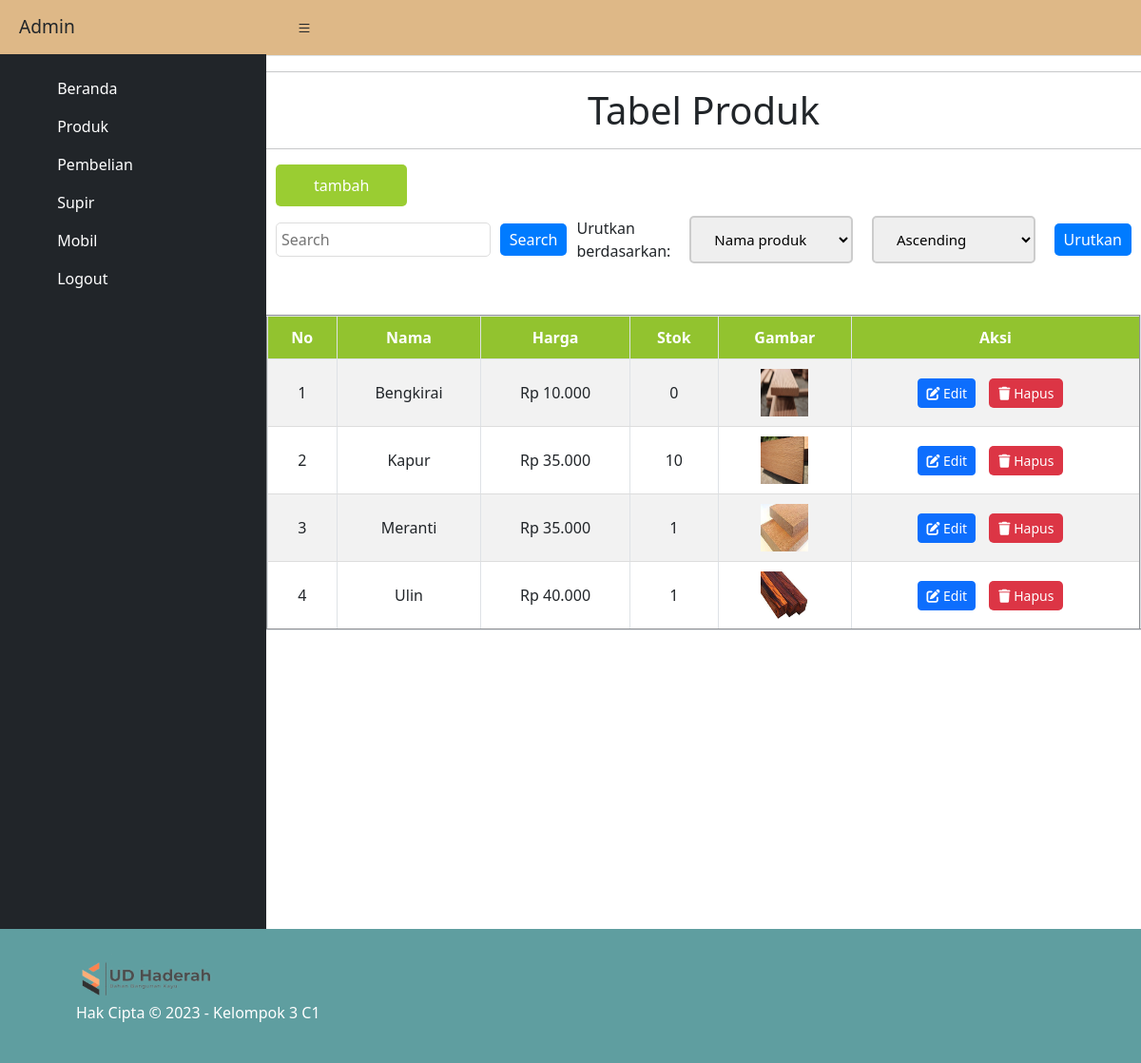
Screenshot of /admin/produk.php (signed in) with the database file from the repository.
### tables this page shows
CREATE TABLE `produk` (
  `id_produk` int(11) NOT NULL,
  `nama_produk` varchar(25) NOT NULL,
  `harga` int(20) NOT NULL,
  `stok` int(11) NOT NULL,
  `gambar` text NOT NULL
);

### admin/produk.php (the view, shortened to what this page needs)
<?php
  $search = isset($_POST['search']) ? $_POST['search'] : '';
  $sortby = isset($_GET['sortby']) ? $_GET['sortby'] : 'id_produk';
  $sorttype = isset($_GET['sorttype']) ? $_GET['sorttype'] : 'asc';
  ?>
<!DOCTYPE html>
<html lang="en">
    <head>
        <link rel="stylesheet" href="https://cdn.jsdelivr.net/npm/bootstrap-icons@1.4.1/font/bootstrap-icons.css">
        <link rel="stylesheet" href="https://cdnjs.cloudflare.com/ajax/libs/font-awesome/6.3.0/css/all.min.css" />
        <link href="https://cdn.jsdelivr.net/npm/bootstrap@5.3.0-alpha3/dist/css/bootstrap.min.css" rel="stylesheet">
        <link href="css/styles.css" rel="stylesheet" />
        <link href="css/popup.css" rel="stylesheet" />
        <link href="style-login.css" rel="stylesheet" />
        <link rel="stylesheet" href="css/produkstyls.css">
    </head>
    <body>
        <div class="d-flex" id="wrapper">
            <div id="sidebar-wrapper">
                <div class="sidebar-heading">Admin</div>
                <div class="d-flex flex-column flex-shrink-0 p-3 text-white bg-dark" style="width: 280px;">
                    <ul class="nav nav-pills flex-column mb-auto">
                      <li>
                      <a href="index.php" class="nav-link text-white">
                          <svg class="bi me-2" width="16" height="16"><use xlink:href="#home"/></svg>
                          Beranda
                        </a>
                      </li>
                      <li>
                        <a href="produk.php" class="nav-link text-white">
                          <svg class="bi me-2" width="16" height="16"><use xlink:href="#table"/></svg>
                          Produk
                        </a>
                      </li>
                      <li>
                        <a href="Pembelian.php" class="nav-link text-white">
                          <svg class="bi me-2" width="16" height="16"><use xlink:href="#table"/></svg>
                          Pembelian
                        </a>
                        <a href="supir.php" class="nav-link text-white">
                          <svg class="bi me-2" width="16" height="16"><use xlink:href="#table"/></svg>
                          Supir
                        </a>
                        <a href="mobil.php" class="nav-link text-white">
                          <svg class="bi me-2" width="16" height="16"><use xlink:href="#table"/></svg>
                          Mobil
                        </a>
                        <a href="?logout=true" class="nav-link text-white">
                          <svg class="bi me-2" width="16" height="16"><use xlink:href="#table"/></svg>
                          Logout
                        </a>
                        <br><br><br><br><br><br><br><br><br><br><br><br><br><br><br><br><br><br><br><br><br><br><br><br><br><br><br>
      </div>
            </div>
            <div id="page-content-wrapper">
                <nav class="navbar navbar-expand-lg navbar-light border-bottom">
                    <div class="container-fluid">
                    </div>
                </nav>
                  <div class="content">
        <div class="content">
        <hr>
    <h1 class="text-center">
        Tabel Produk
    </h1>
    <hr>
    <button id="open-form-btn" class="tambahin">tambah</button>
    <div style="display: flex; justify-content: space-between;">
        <form method="GET" action="">
            <input type="text" name="search" value="<?php echo $search; ?>" placeholder="Search" style="margin-left:10px;" autocomplete="off">
            <button type="submit">Search</button>
        </form>
        <form action="" method="GET">
            <label for="sortby">Urutkan berdasarkan:</label>
            <select name="sortby" id="sortby">
                <option value="nama_produk" <?php if($sortby == 'nama_produk') echo 'selected'; ?>>Nama produk</option>
            </select>
            <select name="sorttype" id="sorttype">
                <option value="asc" <?php if($sorttype == 'asc') echo 'selected'; ?>>Ascending</option>
            </select>
            <button type="submit" name="sort">Urutkan</button>
        </form>
    </div>
                <br>
                <?php
            include "../koneksi.php" ;
            $where = '';
            $sortby = isset($_GET['sortby']) ? $_GET['sortby'] : 'nama_produk';
            $sorttype = isset($_GET['sorttype']) ? $_GET['sorttype'] : 'asc';
            $orderby = "ORDER BY $sortby $sorttype";
            $query = "SELECT * FROM produk $where $orderby";
            $data = mysqli_query($koneksi,$query);
            $no = 0;
            ?>
            <table id="tabel" class="table table-striped table-bordered table-hover style="background-color: #fff7e6;" border="2" cellspacing="0" width="100%">
                    <tr>
                      <th rowspan="1" bgcolor="yellowgreen">No</th>
                      <th rowspan="1" bgcolor="yellow">Nama</th>
                      <th rowspan="1" bgcolor="yellowgreen">Harga</th>
                      <th rowspan="1" bgcolor="yellowgreen">Stok</th>
                      <th rowspan="1" bgcolor="yellowgreen">Gambar</th>
                      <th colspan="1" bgcolor="yellow">Aksi</th>
                    </tr>
                    <form method="post">
                        <tbody>
                            <?php while ($row = mysqli_fetch_array($data)) { ?>
                            <tr>
                                <td><?php echo ++$no ; ?></td>
                                <td><?php echo $row['nama_produk'] ; ?></td>
                                <td>Rp <?php echo number_format($row['harga'], 0, ',', '.'); ?></td>
                                <td><?php echo $row['stok'] ; ?></td>
                                <td class="tengah"><img src="../file/<?php echo $row['gambar'] ; ?>"></td>
                                <td>
                                <a class="btn btn-sm btn-primary" href="edit.php?id=<?php echo $row["id_produk"] ?>"><i class="fas fa-edit"></i> Edit</a>
                                    <span><button class="btn btn-sm btn-danger" type="submit" name="hapus" value="<?php echo $row["id_produk"] ?>"><i class="fas fa-trash"></i> Hapus</button></span>
                                </td>
                            </tr>
                            <?php } ?>
                        </tbody>
                </div>
                </div>
                </div>
            </div>
        <footer>
          <div class="foot">
              <img src="../asset/gambar/Ud Haderah.png" width="150px">
              <p> Hak Cipta © 2023 - Kelompok 3 C1</p>
          </div>
      </footer>
    </body>
</html>

### admin/style-login.css (style rules this page uses)
input[type=text],input[type=password] { font-size: 15px; width: 100%; padding: 12px 20px; margin: 8px 0; box-sizing: border-box; border: 2px solid #ccc; transition: 0.5s; outline: none; background-size: 30px; background-position: 5px 5px; border-radius: 5px; }
form select { font-size: 15px; width: 100%; padding: 12px 20px; margin: 10px; box-sizing: border-box; border: 2px solid #ccc; transition: 0.5s; outline: none; background-size: 30px; background-position: 5px 5px; border-radius: 5px; }

### admin/css/produkstyls.css (style rules this page uses)
#open-form-btn { background-color: #007bff; color: #fff; border: none; padding: 10px 20px; border-radius: 5px; font-size: 16px; cursor: pointer; }
form { display: flex; align-items: center; }
label { margin-right: 10px; }
input[type="text"], select { padding: 5px; font-size: 16px; border: 1px solid #ddd; border-radius: 5px; }
button[type="submit"] { background-color: #007bff; color: #fff; border: none; padding: 5px 10px; border-radius: 5px; font-size: 16px; cursor: pointer; margin: 0 10px; }
#tabel { margin-top: 20px; border-collapse: collapse; width: 100%; }
#tabel th { background-color: yellowgreen; color: white; text-align: center; padding: 10px; }
#tabel td { text-align: center; padding: 10px; border-bottom: 1px solid #ddd; vertical-align: middle; }
#tabel .tengah img { display: block; margin: auto; width: 50px; height: 50px; }
#tabel button { padding: 5px 10px; border-radius: 5px; font-size: 14px; cursor: pointer; transition: background-color 0.3s ease; }
.btn-danger { background-color: #dc3545 !important; color: #fff; }
.tambahin { padding: 10px 40px !important; margin: 0 10px; background-color: yellowgreen !important; }

### admin/produk.php (style rules this page uses)
.navbar { background-color: burlywood; padding: 0.600rem 1.25rem; }
.sidebar-heading { background-color: burlywood; }

### rows the page displays
produk: nama_produk "Bengkirai", harga "10.000", stok "0", gambar (picture), $row["id_produk"] 27 (drawn)
produk: nama_produk "Kapur", harga "35.000", stok "10", gambar (picture), $row["id_produk"] 30 (drawn)
produk: nama_produk "Meranti", harga "35.000", stok "1", gambar (picture), $row["id_produk"] 6 (drawn)
produk: nama_produk "Ulin", harga "40.000", stok "1", gambar (picture), $row["id_produk"] 16 (drawn)
